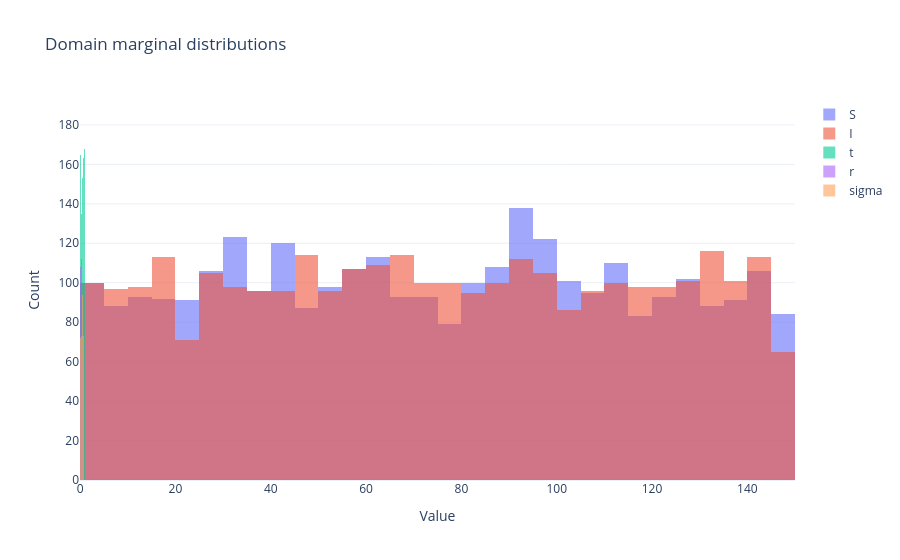
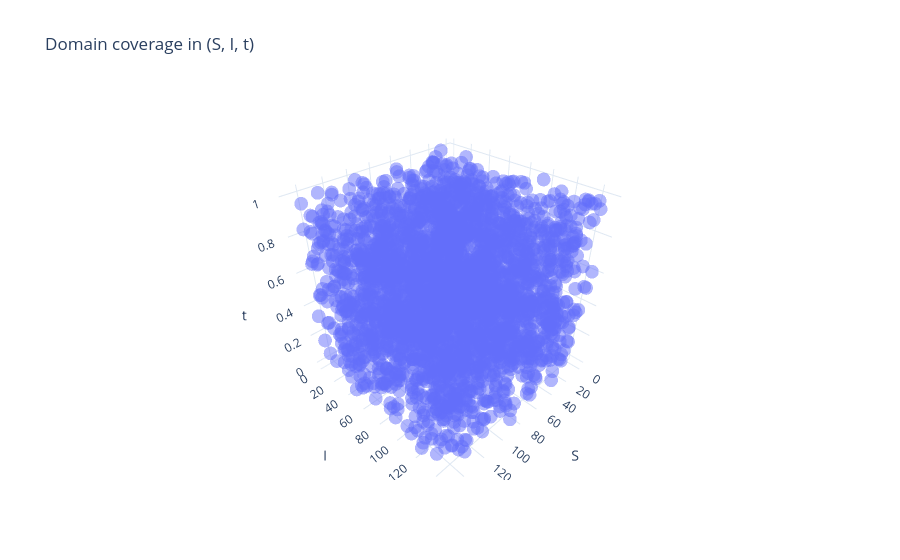

Write notebook code for charts like these, in order.
### Code cell
# DOMAIN visualization + basic statistics (PINN)

import numpy as np
import pandas as pd
import plotly.express as px
import plotly.graph_objects as go


Xd = X_dom.detach().cpu().numpy()
df = pd.DataFrame(Xd, columns=["S", "I", "t", "r", "sigma"])


# BASIC STATISTICS 

print("DOMAIN: BASIC STATISTICS")
stats_df = df.agg(["min", "mean", "std", "max"])
print(stats_df)

# MARGINAL DISTRIBUTIONS (show domain ranges)


fig = go.Figure()
fig.add_trace(go.Histogram(x=df["S"], name="S", opacity=0.6))
fig.add_trace(go.Histogram(x=df["I"], name="I", opacity=0.6))
fig.add_trace(go.Histogram(x=df["t"], name="t", opacity=0.6))
fig.add_trace(go.Histogram(x=df["r"], name="r", opacity=0.6))
fig.add_trace(go.Histogram(x=df["sigma"], name="sigma", opacity=0.6))

fig.update_layout(
    title="Domain marginal distributions",
    barmode="overlay",
    template="plotly_white",
    xaxis_title="Value",
    yaxis_title="Count"
)
fig.show()


# 3D DOMAIN VISUALIZATION (geometric intuition)


fig = px.scatter_3d(
    df,
    x="S",
    y="I",
    z="t",
    opacity=0.5,
    title="Domain coverage in (S, I, t)"
)
fig.update_layout(template="plotly_white")
fig.show()

### Figure 1 — Plotly figure (JSON) as saved in the notebook; plotly's stock layout.template omitted (floating-point values rounded to 4 significant figures; data arrays with more than 128 entries replaced by an {"elided": "..."} marker saying what was removed)
{"data": [{"name": "S", "opacity": 0.6, "type": "histogram", "x": {"elided": "3000 float values"}}, {"name": "I", "opacity": 0.6, "type": "histogram", "x": {"elided": "3000 float values"}}, {"name": "t", "opacity": 0.6, "type": "histogram", "x": {"elided": "3000 float values"}}, {"name": "r", "opacity": 0.6, "type": "histogram", "x": {"elided": "3000 float values"}}, {"name": "sigma", "opacity": 0.6, "type": "histogram", "x": {"elided": "3000 float values"}}], "layout": {"barmode": "overlay", "title": {"text": "Domain marginal distributions"}, "xaxis": {"title": {"text": "Value"}}, "yaxis": {"title": {"text": "Count"}}}}

### Figure 2 — Plotly figure (JSON) as saved in the notebook; plotly's stock layout.template omitted (floating-point values rounded to 4 significant figures; data arrays with more than 128 entries replaced by an {"elided": "..."} marker saying what was removed)
{"data": [{"hovertemplate": "S=%{x}<br>I=%{y}<br>t=%{z}<extra></extra>", "legendgroup": "", "marker": {"color": "#636efa", "opacity": 0.5, "symbol": "circle"}, "mode": "markers", "name": "", "scene": "scene", "showlegend": false, "type": "scatter3d", "x": {"elided": "3000 float values"}, "y": {"elided": "3000 float values"}, "z": {"elided": "3000 float values"}}], "layout": {"legend": {"tracegroupgap": 0}, "scene": {"domain": {"x": [0, 1], "y": [0, 1]}, "xaxis": {"title": {"text": "S"}}, "yaxis": {"title": {"text": "I"}}, "zaxis": {"title": {"text": "t"}}}, "title": {"text": "Domain coverage in (S, I, t)"}}}
